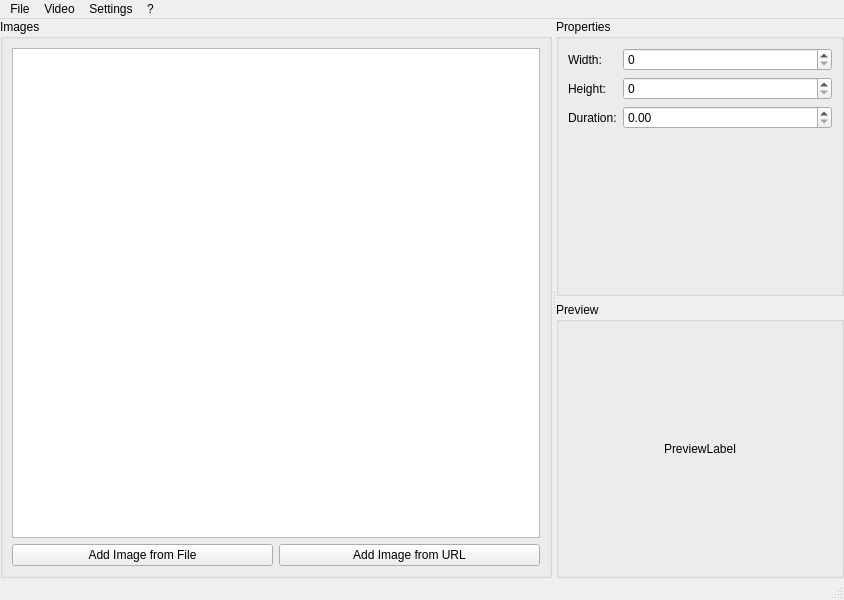
<?xml version="1.0" encoding="UTF-8"?>
<ui version="4.0">
 <class>MainWindow</class>
 <widget class="QMainWindow" name="MainWindow">
  <property name="geometry">
   <rect>
    <x>0</x>
    <y>0</y>
    <width>844</width>
    <height>600</height>
   </rect>
  </property>
  <property name="windowTitle">
   <string notr="true">jdAnimatedImageEditor</string>
  </property>
  <widget class="QWidget" name="centralwidget">
   <layout class="QVBoxLayout" name="verticalLayout_4">
    <property name="spacing">
     <number>0</number>
    </property>
    <property name="leftMargin">
     <number>0</number>
    </property>
    <property name="topMargin">
     <number>0</number>
    </property>
    <property name="rightMargin">
     <number>0</number>
    </property>
    <property name="bottomMargin">
     <number>0</number>
    </property>
    <item>
     <widget class="QSplitter" name="splitter">
      <property name="orientation">
       <enum>Qt::Horizontal</enum>
      </property>
      <widget class="QGroupBox" name="groupBox">
       <property name="title">
        <string>Images</string>
       </property>
       <layout class="QVBoxLayout" name="verticalLayout">
        <item>
         <widget class="QTableWidget" name="image_table">
          <property name="dragEnabled">
           <bool>false</bool>
          </property>
          <property name="dragDropOverwriteMode">
           <bool>true</bool>
          </property>
          <property name="dragDropMode">
           <enum>QAbstractItemView::InternalMove</enum>
          </property>
          <property name="selectionBehavior">
           <enum>QAbstractItemView::SelectRows</enum>
          </property>
          <property name="columnCount">
           <number>3</number>
          </property>
          <attribute name="horizontalHeaderVisible">
           <bool>false</bool>
          </attribute>
          <column/>
          <column/>
          <column/>
         </widget>
        </item>
        <item>
         <layout class="QHBoxLayout" name="horizontalLayout">
          <item>
           <widget class="QPushButton" name="image_add_file_button">
            <property name="text">
             <string>Add Image from File</string>
            </property>
           </widget>
          </item>
          <item>
           <widget class="QPushButton" name="image_add_url_button">
            <property name="text">
             <string>Add Image from URL</string>
            </property>
           </widget>
          </item>
         </layout>
        </item>
       </layout>
      </widget>
      <widget class="QWidget" name="verticalLayoutWidget">
       <layout class="QVBoxLayout" name="verticalLayout_3">
        <item>
         <widget class="QGroupBox" name="groupBox_3">
          <property name="title">
           <string>Properties</string>
          </property>
          <layout class="QFormLayout" name="formLayout">
           <item row="0" column="0">
            <widget class="QLabel" name="label">
             <property name="text">
              <string>Width:</string>
             </property>
            </widget>
           </item>
           <item row="0" column="1">
            <widget class="QSpinBox" name="width_spin_box">
             <property name="maximum">
              <number>999999999</number>
             </property>
            </widget>
           </item>
           <item row="1" column="0">
            <widget class="QLabel" name="label_2">
             <property name="text">
              <string>Height:</string>
             </property>
            </widget>
           </item>
           <item row="1" column="1">
            <widget class="QSpinBox" name="height_spin_box">
             <property name="maximum">
              <number>999999999</number>
             </property>
            </widget>
           </item>
           <item row="2" column="0">
            <widget class="QLabel" name="label_3">
             <property name="text">
              <string>Duration:</string>
             </property>
            </widget>
           </item>
           <item row="2" column="1">
            <widget class="QDoubleSpinBox" name="duration_spin_box"/>
           </item>
          </layout>
         </widget>
        </item>
        <item>
         <widget class="QGroupBox" name="groupBox_2">
          <property name="title">
           <string>Preview</string>
          </property>
          <layout class="QVBoxLayout" name="verticalLayout_2">
           <property name="leftMargin">
            <number>0</number>
           </property>
           <property name="topMargin">
            <number>0</number>
           </property>
           <property name="rightMargin">
            <number>0</number>
           </property>
           <property name="bottomMargin">
            <number>0</number>
           </property>
           <item>
            <widget class="QLabel" name="preview_label">
             <property name="text">
              <string notr="true">PreviewLabel</string>
             </property>
             <property name="scaledContents">
              <bool>true</bool>
             </property>
             <property name="alignment">
              <set>Qt::AlignCenter</set>
             </property>
             <property name="wordWrap">
              <bool>true</bool>
             </property>
            </widget>
           </item>
          </layout>
         </widget>
        </item>
       </layout>
      </widget>
     </widget>
    </item>
   </layout>
  </widget>
  <widget class="QMenuBar" name="menubar">
   <property name="geometry">
    <rect>
     <x>0</x>
     <y>0</y>
     <width>844</width>
     <height>21</height>
    </rect>
   </property>
   <widget class="QMenu" name="menuFile">
    <property name="title">
     <string>File</string>
    </property>
    <widget class="QMenu" name="recent_files_menu">
     <property name="statusTip">
      <string/>
     </property>
     <property name="title">
      <string>Recent Files</string>
     </property>
     <addaction name="actionPlaceholder"/>
    </widget>
    <addaction name="new_action"/>
    <addaction name="separator"/>
    <addaction name="open_action"/>
    <addaction name="recent_files_menu"/>
    <addaction name="separator"/>
    <addaction name="save_action"/>
    <addaction name="save_as_action"/>
    <addaction name="separator"/>
    <addaction name="exit_action"/>
   </widget>
   <widget class="QMenu" name="menuSettings">
    <property name="title">
     <string>Settings</string>
    </property>
    <addaction name="settings_action"/>
   </widget>
   <widget class="QMenu" name="menu">
    <property name="title">
     <string notr="true">?</string>
    </property>
    <addaction name="about_action"/>
    <addaction name="about_qt_action"/>
   </widget>
   <widget class="QMenu" name="menuVideo">
    <property name="title">
     <string>Video</string>
    </property>
    <addaction name="import_video_action"/>
    <addaction name="export_video_action"/>
   </widget>
   <addaction name="menuFile"/>
   <addaction name="menuVideo"/>
   <addaction name="menuSettings"/>
   <addaction name="menu"/>
  </widget>
  <widget class="QStatusBar" name="statusbar"/>
  <action name="new_action">
   <property name="text">
    <string>New</string>
   </property>
   <property name="statusTip">
    <string/>
   </property>
  </action>
  <action name="open_action">
   <property name="text">
    <string>Open</string>
   </property>
   <property name="statusTip">
    <string/>
   </property>
  </action>
  <action name="save_action">
   <property name="text">
    <string>Save</string>
   </property>
  </action>
  <action name="save_as_action">
   <property name="text">
    <string>Save As...</string>
   </property>
  </action>
  <action name="exit_action">
   <property name="text">
    <string>Exit</string>
   </property>
  </action>
  <action name="actionPlaceholder">
   <property name="text">
    <string notr="true">Placeholder</string>
   </property>
  </action>
  <action name="about_action">
   <property name="text">
    <string>About</string>
   </property>
  </action>
  <action name="about_qt_action">
   <property name="text">
    <string>About Qt</string>
   </property>
  </action>
  <action name="settings_action">
   <property name="text">
    <string>Settings</string>
   </property>
  </action>
  <action name="import_video_action">
   <property name="text">
    <string>Import Video</string>
   </property>
  </action>
  <action name="export_video_action">
   <property name="text">
    <string>Export Video</string>
   </property>
  </action>
 </widget>
 <resources/>
 <connections/>
</ui>
